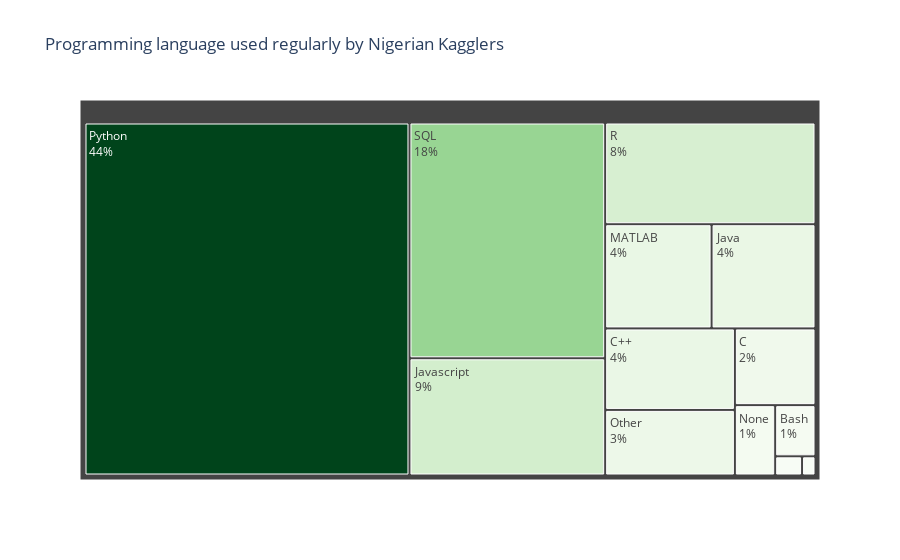

Write notebook code for a chart like this one.
### Code cell
prog_lang_ng = pd.DataFrame(nigeria.loc[:,list(nigeria.columns[7:20])].count(), columns=["count"])
prog_lang_ng["programming language"] = ['Python', 'R', 'SQL', 'C', 'C++', 'Java', 
                'Javascript', 'Julia', 'Swift','Bash', 'MATLAB', 'None', 'Other']
prog_lang_ng.sort_values(by = "count", inplace = True, ascending = False)

prog_lang_ng["percentage (%)"] = (prog_lang_ng["count"]/
                              prog_lang_ng["count"].sum()) * 100  

prog_lang_ng = prog_lang_ng.round(decimals=1)

fig = go.Figure(go.Treemap(
    labels = prog_lang_ng["programming language"],
    values = prog_lang_ng["percentage (%)"],
    parents = ['']*prog_lang_ng.shape[0], textinfo = "percent root+label+text", marker=dict(
        
        colorscale='greens',
        )
))

fig.update_layout(uniformtext_minsize=8, uniformtext_mode='hide', 
                  title= "Programming language used regularly by Nigerian Kagglers") 
fig.show()

### Figure 1 — Plotly figure (JSON) as saved in the notebook; plotly's stock layout.template omitted (floating-point values rounded to 4 significant figures)
{"data": [{"labels": ["Python", "SQL", "Javascript", "R", "MATLAB", "Java", "C++", "Other", "C", "None", "Bash", "Swift", "Julia"], "marker": {"colorscale": [[0, "rgb(247,252,245)"], [0.125, "rgb(229,245,224)"], [0.25, "rgb(199,233,192)"], [0.375, "rgb(161,217,155)"], [0.5, "rgb(116,196,118)"], [0.625, "rgb(65,171,93)"], [0.75, "rgb(35,139,69)"], [0.875, "rgb(0,109,44)"], [1, "rgb(0,68,27)"]]}, "parents": ["", "", "", "", "", "", "", "", "", "", "", "", ""], "textinfo": "percent root+label+text", "type": "treemap", "values": [44.5, 17.9, 8.9, 8.3, 4.3, 4.2, 4.1, 3.3, 2.4, 1.1, 0.8, 0.2, 0.1]}], "layout": {"title": {"text": "Programming language used regularly by Nigerian Kagglers"}, "uniformtext": {"minsize": 8, "mode": "hide"}}}
